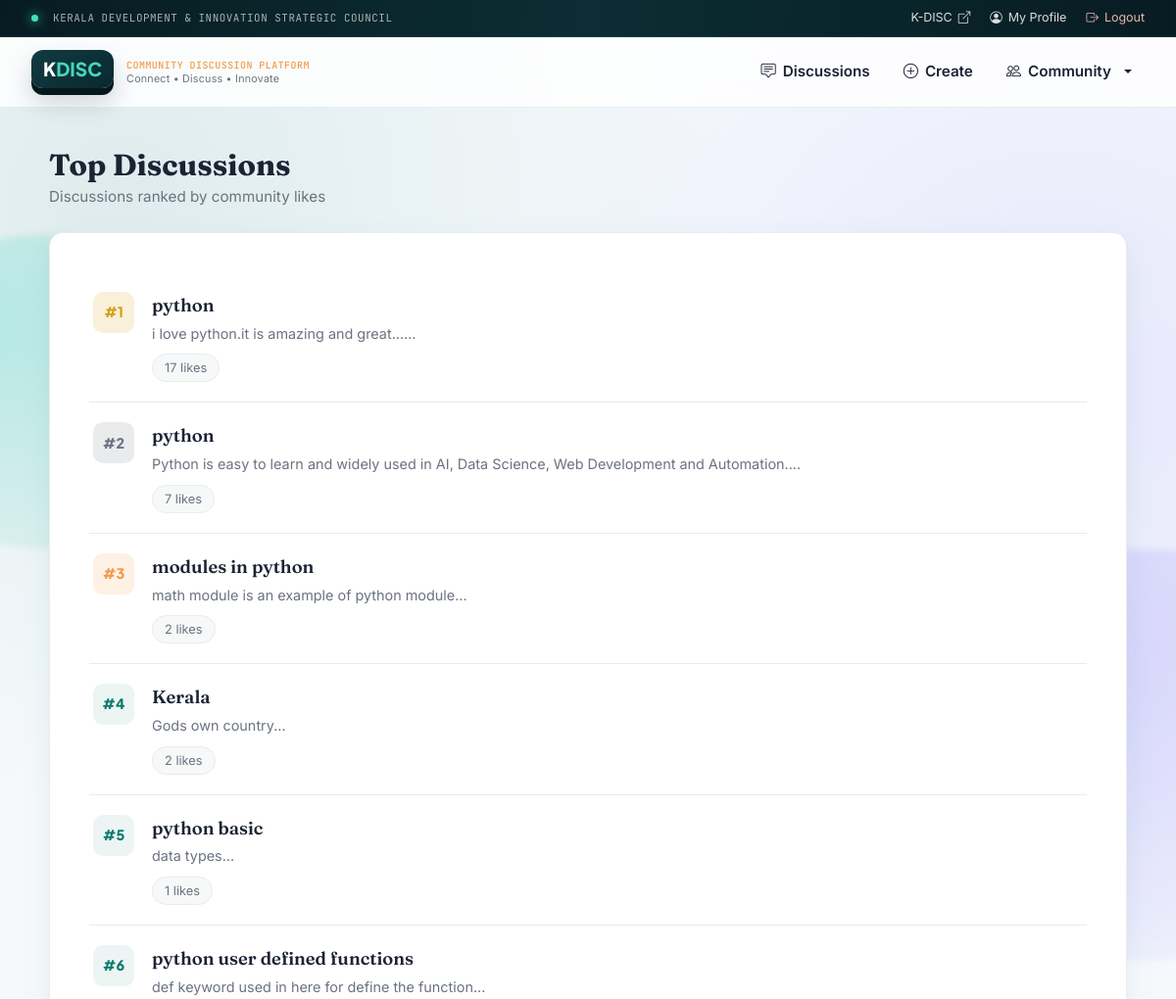
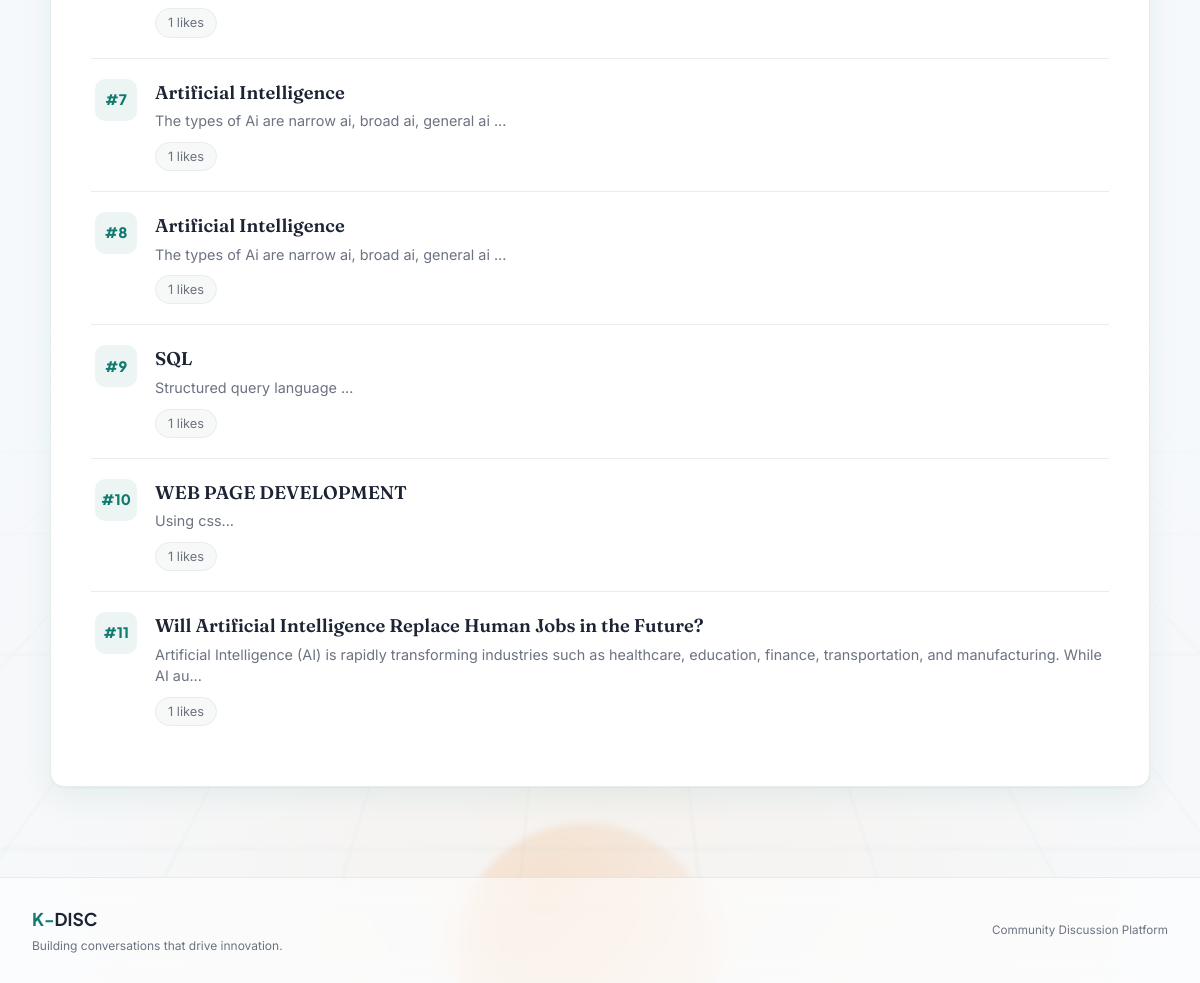
The app's page /top_posts with its own data (2 pictures, top to bottom).
### tables this page shows
CREATE TABLE discussions(
    id INTEGER PRIMARY KEY AUTOINCREMENT,
    title TEXT,
    content TEXT
, owner TEXT, likes INTEGER DEFAULT 0, status TEXT DEFAULT 'Open');

### flask_backend/app.py (the view)
@app.route("/top_posts")
def top_posts():
    conn = sqlite3.connect(DB_PATH)
    cursor = conn.cursor()
    cursor.execute(
        "SELECT * FROM discussions ORDER BY likes DESC"
    )
    posts = cursor.fetchall()
    conn.close()
    return render_template(
        "top_posts.html",
        posts=posts
    )

### flask_backend/templates/top_posts.html
{% extends "base.html" %}
{% block content %}
<div class="page-header">
    <h1 class="page-title">Top Discussions</h1>
    <p class="page-subtitle">Discussions ranked by community likes</p>
</div>
<div class="card-custom">
    {% if posts %}
        <div class="rank-list">
        {% for post in posts %}
        <div class="rank-item">
            <div class="rank-badge rank-{{ loop.index if loop.index <= 3 else 'default' }}">
                #{{ loop.index }}
            </div>
            <div class="rank-body">
                <a href="/discussion/{{ post[0] }}" class="rank-title">
                    {{ post[1] }}
                </a>
                <p class="rank-excerpt">{{ post[2][:150] }}...</p>
                <span class="meta-pill">{{ post[4] }} likes</span>
            </div>
        </div>
        {% endfor %}
        </div>
    {% else %}
        <div class="empty-state">
            <p>No discussions yet.</p>
        </div>
    {% endif %}
</div>
{% endblock %}

### flask_backend/templates/base.html (shortened to what this page needs)
<!DOCTYPE html>
<html lang="en">
<head>
    <link href="https://cdn.jsdelivr.net/npm/bootstrap@5.3.3/dist/css/bootstrap.min.css" rel="stylesheet">
    <link rel="stylesheet" href="https://cdn.jsdelivr.net/npm/bootstrap-icons@1.11.3/font/bootstrap-icons.min.css">
    <link rel="stylesheet" href="{{ url_for('static', filename='css/style.css') }}">
</head>
<body>
<div class="scene-background">
    <div class="orb orb-three"></div>
</div>
<div class="utility-bar">
    <div class="utility-inner">
        <div class="utility-brand">
            <span class="status-dot"></span>
            Kerala Development &amp; Innovation Strategic Council
        </div>
        <div class="utility-links">
            <a href="https://kdisc.kerala.gov.in/en/" target="_blank" rel="noopener noreferrer">
                K-DISC
                <i class="bi bi-box-arrow-up-right"></i>
            </a>
            <a href="/profile">
                <i class="bi bi-person-circle"></i>
                My Profile
            </a>
            <a href="/logout" class="logout-link">
                <i class="bi bi-box-arrow-right"></i>
                Logout
            </a>
        </div>
    </div>
</div>
<header class="main-nav">
    <div class="main-nav-inner">
        <a href="/home" class="brand">
            <div class="brand-logo-3d">
                <span class="brand-k">K</span>
                <span class="brand-disc">DISC</span>
            </div>
            <div class="brand-text">
                <span class="brand-tagline">Community Discussion Platform</span>
                <span class="brand-subtitle">Connect • Discuss • Innovate</span>
            </div>
        </a>
        <nav class="nav-links" id="mainNavigation">
            <a href="/view_posts" class="nav-item {{ 'active' if request.path == '/view_posts' }}">
                <i class="bi bi-chat-square-text"></i>
                <span>Discussions</span>
            </a>
            <a href="/create_post" class="nav-item {{ 'active' if request.path == '/create_post' }}">
                <i class="bi bi-plus-circle"></i>
                <span>Create</span>
            </a>
            <div class="nav-item dropdown">
                <a class="dropdown-toggle" data-bs-toggle="dropdown" href="#" role="button">
                    <i class="bi bi-people"></i>
                    <span>Community</span>
                </a>
            </div>
        </nav>
    </div>
</header>
<main class="content">
    {% block content %}
    {% endblock %}
</main>
<footer class="site-footer">
    <div class="footer-inner">
        <div class="footer-brand">
            <strong>K-<span>DISC</span></strong>
            <p>Building conversations that drive innovation.</p>
        </div>
        <div class="footer-info">
            <span>Community Discussion Platform</span>
        </div>
    </div>
</footer>
</body>
</html>

### records on screen
discussions: title "python", content "i love python.it is amazing and great...", likes "17"
discussions: title "python", content "Python is easy to learn and widely used in AI, Data Science, Web Development and Automation.", likes "7"
discussions: title "modules in python", content "math module is an example of python module", likes "2"
discussions: title "Kerala", content "Gods own country", likes "2"
discussions: title "python basic", content "data types", likes "1"
discussions: title "python user defined functions", content "def keyword used in here for define the function", likes "1"
discussions: title "Artificial Intelligence", content "The types of Ai are narrow ai, broad ai, general ai", likes "1"
discussions: title "Artificial Intelligence", content "The types of Ai are narrow ai, broad ai, general ai", likes "1"
discussions: title "SQL", content "Structured query language", likes "1"
discussions: title "WEB PAGE DEVELOPMENT", content "Using css", likes "1"
discussions: title "Will Artificial Intelligence Replace Human Jobs in the Future?", content "Artificial Intelligence (AI) is rapidly transforming industries such as healthcare, education, finance, transportation, and manufacturing. While AI au", likes "1"
